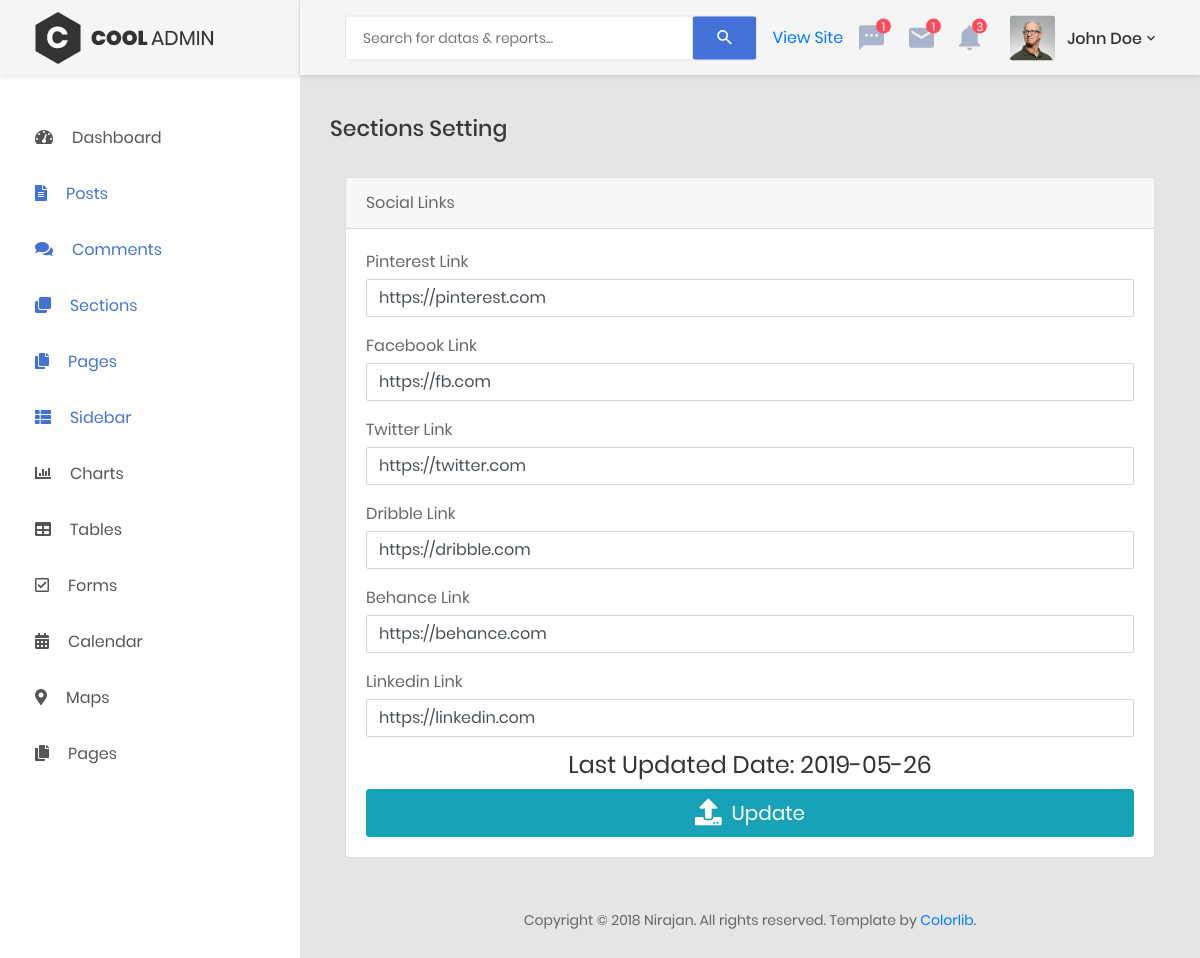
Page /admin/sections.php?source=social_links on the committed database.
### tables this page shows
CREATE TABLE `social_links` (
  `social_links_id` int(3) NOT NULL,
  `pinterest` varchar(255) NOT NULL,
  `facebook` varchar(255) NOT NULL,
  `twitter` varchar(255) NOT NULL,
  `dribble` varchar(255) NOT NULL,
  `behance` varchar(255) NOT NULL,
  `linkedin` varchar(255) NOT NULL,
  `social_links_date` date NOT NULL
);

### admin/includes/sections/social_links.php (the view, shortened to what this page needs)
<div class="container-fluid">
    <div class="row">
        <div class="col-lg-12">
            <div class="card">
                <div class="card-header">Social Links</div>
                <div class="card-body">
                        <form action="" method="post">
                <?php
                $query1_value = "SELECT * FROM social_links WHERE social_links_id = 1";
                $query_select1_value = mysqli_query($connection , $query1_value);
                $rows = mysqli_fetch_assoc($query_select1_value);
                    $pinterest_value = $rows['pinterest'];
                    $facebook_value = $rows['facebook'];
                    $twitter_value = $rows['twitter'];
                    $dribble_value = $rows['dribble'];
                    $behance_value = $rows['behance'];
                    $linkedin_value = $rows['linkedin'];
                    $social_links_date = $rows['social_links_date'];
                ?>
                            <div class="form-group">
                                <label class="control-label mb-1">Pinterest Link</label>
                                <input name="pinterest" type="text" class="form-control" value="<?php echo $pinterest_value; ?>">
                            </div>
                            <div class="form-group">
                                <label class="control-label mb-1">Facebook Link</label>
                                <input name="facebook" type="text" class="form-control" value="<?php echo $facebook_value; ?>">
                            </div>
                            <div class="form-group">
                                <label class="control-label mb-1">Twitter Link</label>
                                <input name="twitter" type="text" class="form-control" value="<?php echo $twitter_value; ?>">
                            </div>
                            <div class="form-group">
                                <label class="control-label mb-1">Dribble Link</label>
                                <input name="dribble" type="text" class="form-control" value="<?php echo $dribble_value; ?>">
                            </div>
                            <div class="form-group">
                                <label class="control-label mb-1">Behance Link</label>
                                <input name="behance" type="text" class="form-control" value="<?php echo $behance_value; ?>">
                            </div>
                            <div class="form-group">
                                <label class="control-label mb-1">Linkedin Link</label>
                                <input name="linkedin" type="text" class="form-control" value="<?php echo $linkedin_value; ?>">
                            </div>
                            <div class="card-title">
                                <h3 class="text-center title-2">Last Updated Date: <?php echo $social_links_date; ?></h3>
                            </div>
                            <div>
                                <button id="" type="submit" name="update" class="btn btn-lg btn-info btn-block">
                                      <i class="fas fa-upload fa-lg"></i>&nbsp;
                                      <span id="">Update</span>
                                </button>
                            </div>
                        </form>
                </div>
            </div>
        </div>

### rows in the picture
social_links: pinterest "https://pinterest.com", facebook "https://fb.com", twitter "https://twitter.com", dribble "https://dribble.com", behance "https://behance.com", linkedin "https://linkedin.com", social_links_date "2019-05-26"
